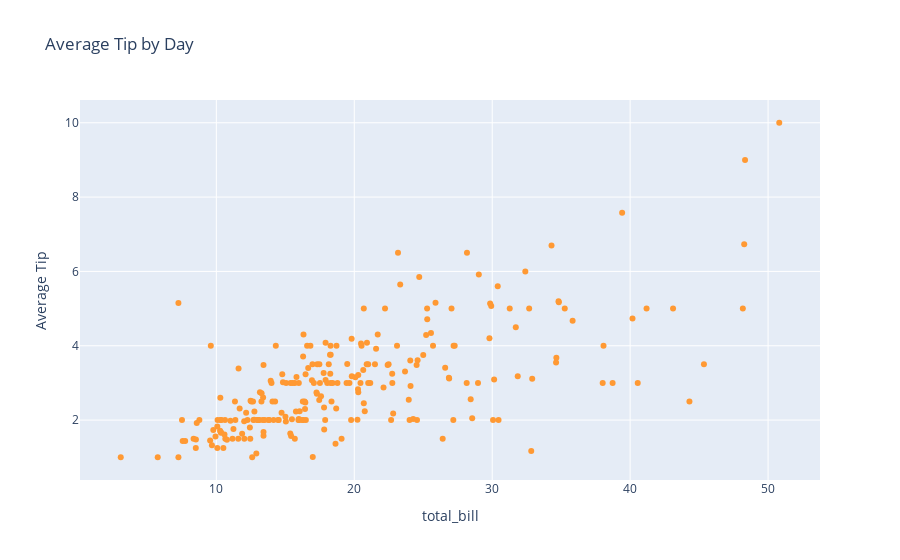

Write notebook code for a chart like this one.
### Code cell
fig = px.scatter(tips.reset_index(), x='total_bill', y='tip', 
             title='Average Tip by Day',
             labels={'day': 'Day', 'tip': 'Average Tip'})
fig.update_traces(marker_color='rgba(255, 153, 51, 1.0)')
fig.show()

### Figure 1 — Plotly figure (JSON) as saved in the notebook; plotly's stock layout.template omitted (floating-point values rounded to 4 significant figures; data arrays with more than 128 entries replaced by an {"elided": "..."} marker saying what was removed)
{"data": [{"hovertemplate": "total_bill=%{x}<br>Average Tip=%{y}<extra></extra>", "legendgroup": "", "marker": {"color": "rgba(255, 153, 51, 1.0)", "symbol": "circle"}, "mode": "markers", "name": "", "orientation": "v", "showlegend": false, "type": "scatter", "x": {"elided": "244 float values"}, "xaxis": "x", "y": {"elided": "244 float values"}, "yaxis": "y"}], "layout": {"legend": {"tracegroupgap": 0}, "title": {"text": "Average Tip by Day"}, "xaxis": {"anchor": "y", "domain": [0, 1], "title": {"text": "total_bill"}}, "yaxis": {"anchor": "x", "domain": [0, 1], "title": {"text": "Average Tip"}}}}
